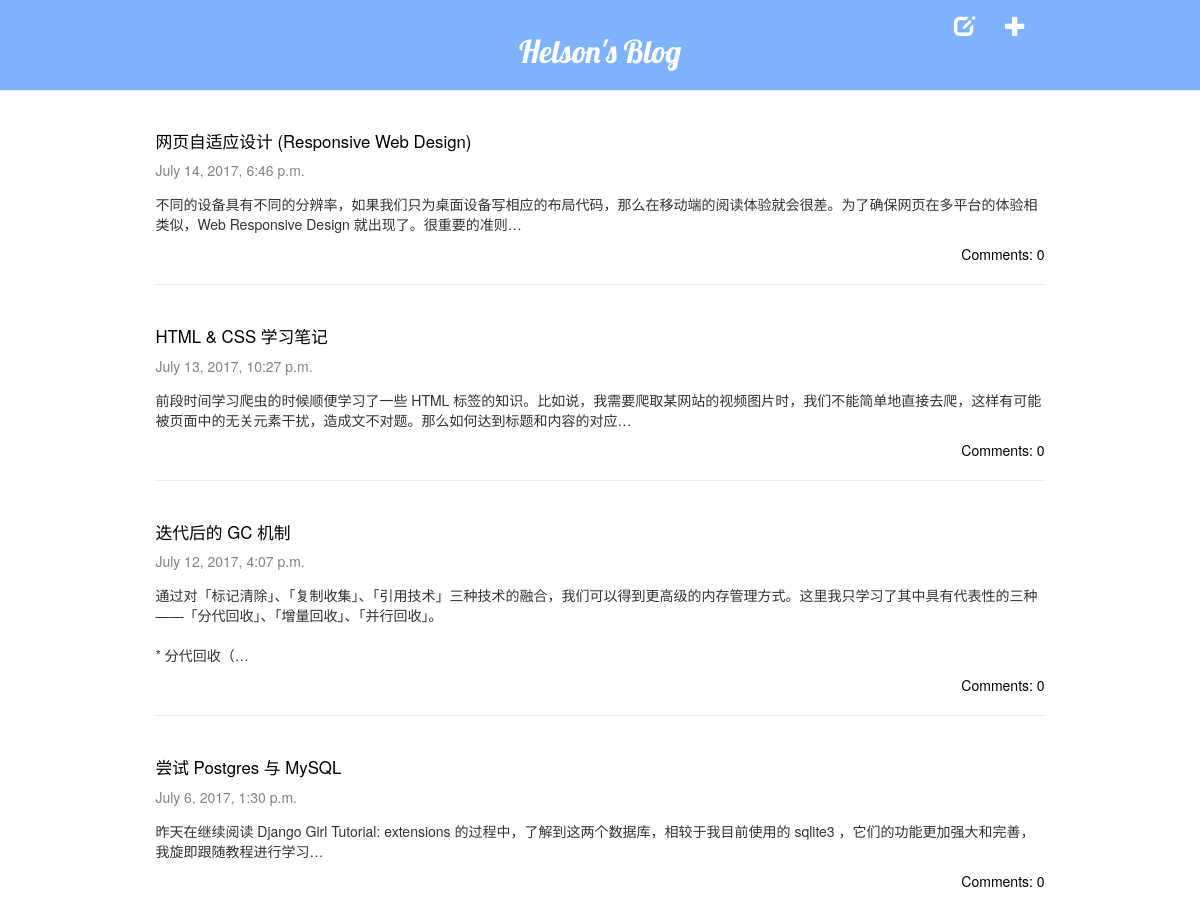
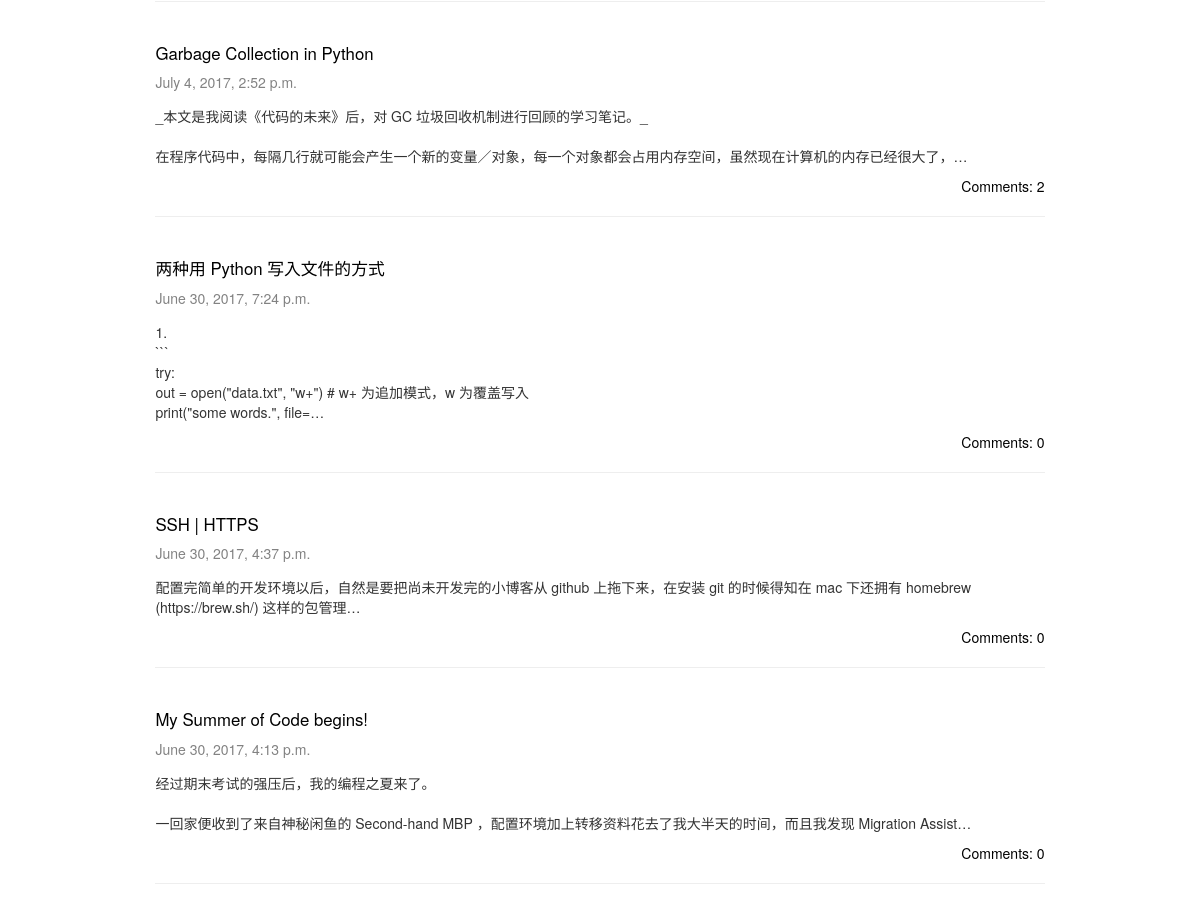
The app's page / (signed in) with its own data (2 pictures, top to bottom).
### blog/models.py (models this page shows, shortened)
class Post(models.Model):
    author = models.ForeignKey('auth.User')
    title = models.CharField(max_length=200)
    text = models.TextField()
    created_date = models.DateTimeField(
            default=timezone.now)
    published_date = models.DateTimeField(
            blank=True, null=True)

### blog/views.py (the view)
# urls.py: url(r'^$', views.post_list, name='post_list'),
def post_list(request):
    posts = Post.objects.filter(published_date__lte=timezone.now()).order_by("-published_date")
    return render(request, 'blog/post_list.html', {'posts': posts})

### blog/templates/blog/post_list.html
<!DOCTYPE html>
{% extends 'blog/base.html' %}
{% load custom_markdown %}
{% block content %}
    {% for post in posts %}
        <div class="post">
            <div class="post-header">
                <h3><a href="{% url 'post_detail' pk=post.pk %}">{{ post.title }}</a></h3>
                <p class="date">{{ post.published_date }}</p>
            </div>
            <p class="post-content">{{ post.text|truncatechars:100|linebreaksbr }}</p>
            <div class="comment-num">
                <a href="{% url 'post_detail' pk=post.pk %}">Comments: {{ post.comments.count }}</a>
            </div>
            <hr>
        </div>
    {% endfor %}
{% endblock %}

### blog/static/css/mysite.css (style rules this page uses)
* { margin: 0; padding: 0; }
html { font-size: 15px; }
h3 { font-size: 1.2em; }
.post { margin-bottom: 3em; }
.post h3 a, .post h3 a:visited { color: #000000; }
.post-header { margin-bottom: 1em; }
.date { color: #828282; text-align: left; margin: auto; }
.comment-num { text-align: right; }
.comment-num a { color: #000000 }

### records on screen
Post: title "网页自适应设计 (Responsive Web Design)", published_date "July 14, 2017, 6:46 p.m.", text "不同的设备具有不同的分辨率，如果我们只为桌面设备写相应的布局代码，那么在移动端的阅读体验就会很差。为了确保网页在多平台的体验相类似，Web Responsive Design 就出现了。很重要的准则…", comments.count "0"
Post: title "HTML & CSS 学习笔记", published_date "July 13, 2017, 10:27 p.m.", text "前段时间学习爬虫的时候顺便学习了一些 HTML 标签的知识。比如说，我需要爬取某网站的视频图片时，我们不能简单地直接去爬，这样有可能被页面中的无关元素干扰，造成文不对题。那么如何达到标题和内容的对应…", comments.count "0"
Post: title "迭代后的 GC 机制", published_date "July 12, 2017, 4:07 p.m.", text "通过对「标记清除」、「复制收集」、「引用技术」三种技术的融合，我们可以得到更高级的内存管理方式。这里我只学习了其中具有代表性的三种——「分代回收」、「增量回收」、「并行回收」。 * 分代回收（…", comments.count "0"
Post: title "尝试 Postgres 与 MySQL", published_date "July 6, 2017, 1:30 p.m.", text "昨天在继续阅读 Django Girl Tutorial: extensions 的过程中，了解到这两个数据库，相较于我目前使用的 sqlite3 ，它们的功能更加强大和完善，我旋即跟随教程进行学习…", comments.count "0"
Post: title "Garbage Collection in Python", published_date "July 4, 2017, 2:52 p.m.", text "_本文是我阅读《代码的未来》后，对 GC 垃圾回收机制进行回顾的学习笔记。_ 在程序代码中，每隔几行就可能会产生一个新的变量／对象，每一个对象都会占用内存空间，虽然现在计算机的内存已经很大了，…", comments.count "2"
Post: title "两种用 Python 写入文件的方式", published_date "June 30, 2017, 7:24 p.m.", text "1. ``` try: out = open(\"data.txt\", \"w+\") # w+ 为追加模式，w 为覆盖写入 print(\"some words.\", file=…", comments.count "0"
Post: title "SSH | HTTPS", published_date "June 30, 2017, 4:37 p.m.", text "配置完简单的开发环境以后，自然是要把尚未开发完的小博客从 github 上拖下来，在安装 git 的时候得知在 mac 下还拥有 homebrew (https://brew.sh/) 这样的包管理…", comments.count "0"
Post: title "My Summer of Code begins!", published_date "June 30, 2017, 4:13 p.m.", text "经过期末考试的强压后，我的编程之夏来了。 一回家便收到了来自神秘闲鱼的 Second-hand MBP ，配置环境加上转移资料花去了我大半天的时间，而且我发现 Migration Assist…", comments.count "0"
